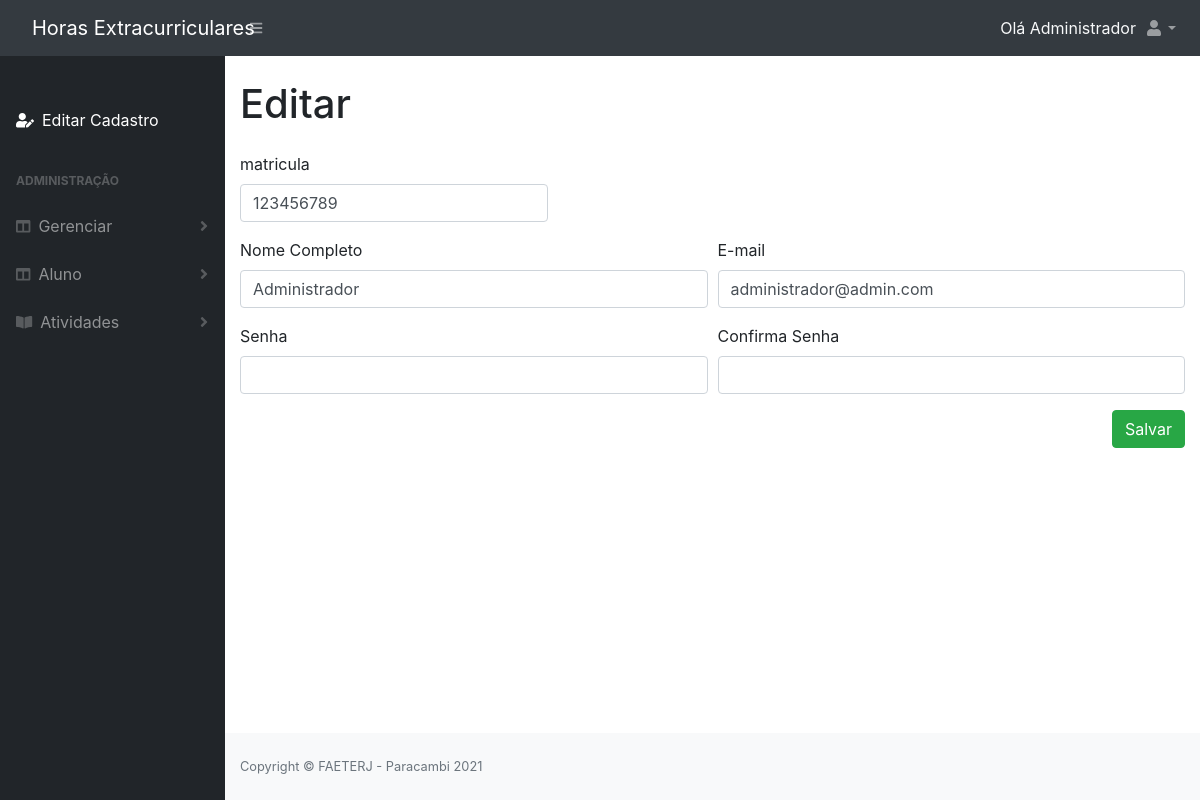
/administradorEditar.php (signed in), run on the app's committed database.
### tables this page shows
CREATE TABLE IF NOT EXISTS `administrador` (
  `id` INT NOT NULL AUTO_INCREMENT,
  `matricula` VARCHAR(20) NOT NULL,
  `nome` VARCHAR(100) NOT NULL,
  `email` VARCHAR(150) NOT NULL,
  `senha` VARCHAR(32) NOT NULL,
  `data_registro` DATETIME NOT NULL DEFAULT CURRENT_TIMESTAMP,
  PRIMARY KEY (`id`));

### class/AdministradorDao.php (called while the page is built, shortened)
<?php
require_once 'DB.php';
abstract class AdministradorDao extends DB
{
    protected $table;
    public function buscaUsuario($id)
    {
        $sql = "select * from $this->table WHERE id =:id";
        $stmt = DB::prepare($sql);
        $stmt->bindParam('id', $id);
        $stmt->execute();
        return $stmt->fetchAll();
    }
}

### class/DB.php (called while the page is built, shortened)
<?php
class DB{
	private static $instance;
	public static function getInstance(){
		if(!isset(self::$instance)){
			try {
				self::$instance = new PDO('mysql:host=' . DB_HOST . ';dbname=' . DB_NAME, DB_USER, DB_PASS, array(PDO::MYSQL_ATTR_INIT_COMMAND => "SET NAMES utf8"));
				self::$instance->setAttribute( PDO::ATTR_ERRMODE, PDO::ERRMODE_EXCEPTION);
				self::$instance->setAttribute(PDO::ATTR_DEFAULT_FETCH_MODE, PDO::FETCH_OBJ);
			} catch (PDOException $e) {
				echo $e->getMessage();
			}
		}
		return self::$instance;
	}
	public static function prepare($sql){
		return self::getInstance()->prepare($sql);
	}
}

### administradorEditar.php (the view, shortened to what this page needs)
<?php
require_once 'include/topo.php';
$administrador = new Administrador();
foreach ($administrador->buscaUsuario($_SESSION['idAdministrador']) as $key => $value) :
?>
    <div class="container-fluid">
        <div class="form-row">
            <div class="form-group col-md-10">
                <h1>Editar</h1>
            </div>
        </div>
        <form method="post" action="administradorController.php">
            <div class="form-row">
                <div class="form-group col-md-4">
                    <label>matricula</label>
                    <input type="text" name="matricula" id="matricula" value="<?php echo $value->matricula; ?>" class="form-control" aria-describedby="helpId">
                </div>
            </div>
            <div class="form-row">
                <div class="form-group col-md-6">
                    <label>Nome Completo</label>
                    <input type="text" name="nome" id="nome" value="<?php echo $value->nome; ?>" class="form-control" aria-describedby="helpId" required>
                </div>
                <div class="form-group col-md-6">
                    <label>E-mail</label>
                    <input type="text" name="email" id="email" value="<?php echo $value->email; ?>" class="form-control" aria-describedby="helpId" required>
                </div>
            </div>
            <div class="form-row">
                <div class="form-group col-md-6">
                    <label>Senha</label>
                    <input type="password" name="senha" id="senha" class="form-control" aria-describedby="helpId">
                </div>
                <div class="form-group col-md-6">
                    <label>Confirma Senha</label>
                    <input type="password" name="confirmaSenha" id="confirmaSenha" class="form-control" onblur="validarSenha()" aria-describedby="helpId">
                </div>
            </div>
            <div class="form-row">
                <div class="form-group col-md-12 text-right">
                    <button type="submit" name="editar" id="editar" class="btn btn-success">Salvar</button>
                </div>
            </div>
    </div>
<?php
endforeach;
require_once "include/rodape.php";
?>

### data on the page
administrador: matricula "123456789", nome "Administrador", email "administrador@admin.com"

### other printed values
strtok($_SESSION['nome'], ' ') "Administrador"
